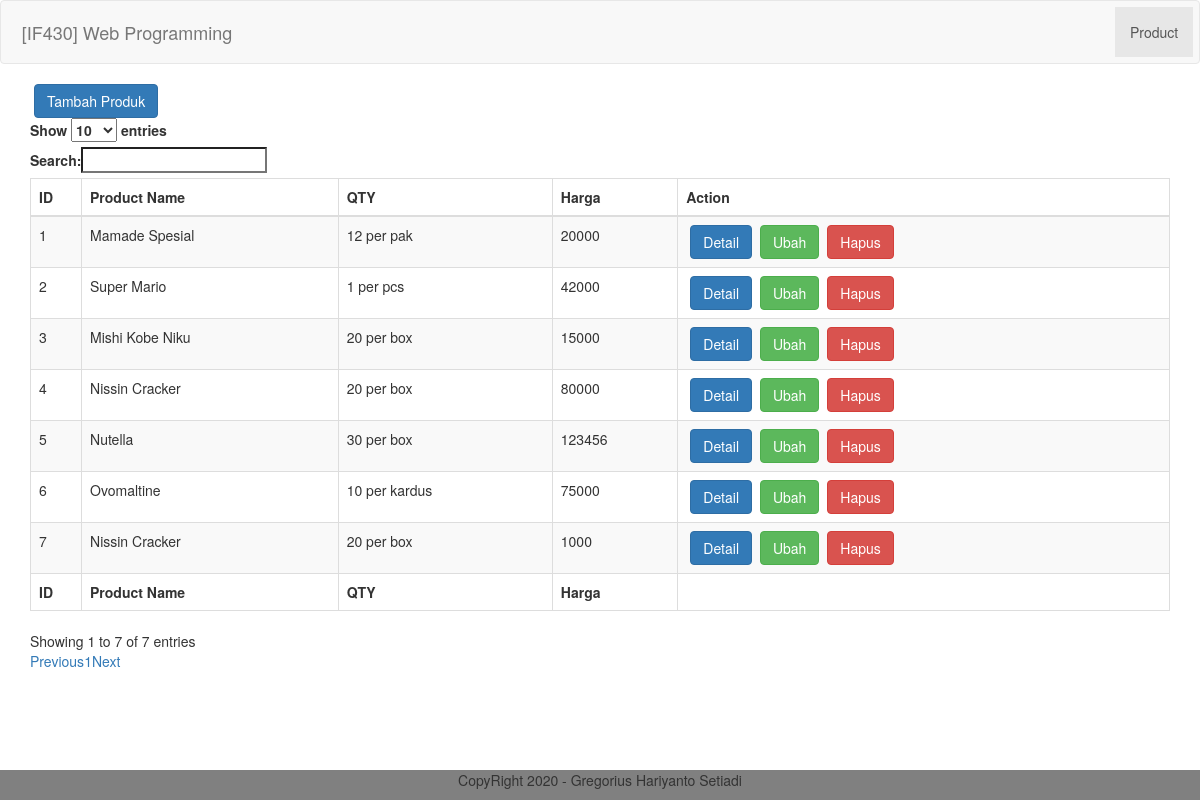
The page / on the database its author committed.
### tables this page shows
CREATE TABLE `product` (
  `id_product` int(11) NOT NULL,
  `product_name` varchar(200) NOT NULL,
  `qty_per_unit` varchar(200) NOT NULL,
  `price` int(11) NOT NULL,
  `stock` int(11) NOT NULL,
  `id_supplier` int(11) NOT NULL,
  `id_category` int(11) NOT NULL
);

### application/controllers/Product.php (called while the page is built, shortened)
<?php
class Product extends CI_Controller{
    public function __construct(){
        $this->load->model('Product_model');
        $this->load->library('form_validation');
    }
    public function index()
    {
        $data['judul']='Daftar Product';
        $data['product']=$this->Product_model->getAllProduct();
        $this->load->view('templates/header', $data);
        $this->load->view('product/index',$data);
        $this->load->view('templates/footer');
    }
}
?>

### index.php (called while the page is built, shortened)
<?php
require_once BASEPATH.'core/CodeIgniter.php';

### application/models/Product_model.php (called while the page is built, shortened)
<?php
class Product_model extends CI_model{
    public function getAllProduct()
    {
        return $this->db->get('product')->result_array();
    }
}
?>

### application/views/product/index.php (the view, shortened to what this page needs)
<div class="container">
<div class="row mt-3">
    <div class="col-md-6">
        <a href="<?= base_url();?>product/tambah" class="btn btn-primary"> Tambah Produk</a>
    </div>
</div>
<table id="example" class="table table-striped table-bordered " style="width:100%">
		<thead>
			<tr>
				<th> ID</th>
				<th> Product Name </th>
				<th> QTY  </th>
                <th> Harga </th>
				<th> Action</th>
			</tr>
		</thead>
		<tbody>
            <?php foreach ($product as $hm):?>
            <?php echo "<tr>";?>
                <td ><?= $hm['id_product']?></td>
                <td ><?= $hm['product_name']?></td>
                <td ><?= $hm['qty_per_unit']?></td>
                <td ><?= $hm['price']?></td>
				<td><a href="<?=base_url();?>product/detail/<?= $hm['id_product'];
				?>" class="btn btn-primary float-right">Detail</a>
				<a href="<?=base_url();?>product/ubah/<?= $hm['id_product'];
				?>" class="btn btn-success float-right">Ubah </a>
				<a href="<?=base_url();?>product/hapus/<?= $hm['id_product'];
				?>" class="btn btn-danger float-right"
				onclick="return confirm('Ingin menghapus data?');">Hapus</a>
				</td>
            <?php echo "</tr>";?>
            <?php endforeach;?>
		</tbody>
		<tfoot>
			<tr>
                <th> ID</th>
				<th> Product Name </th>
				<th> QTY  </th>
                <th> Harga </th>
			</tr>
		</tfoot>
	</table>
</div>

### application/views/templates/header.php (shortened to what this page needs)
<!DOCTYPE html>
<html>
<head>
		<link rel="stylesheet" href="https://cdn.datatables.net/1.10.19/css/dataTables.bootstrap.min.css">
		<link rel="stylesheet" href="https://maxcdn.bootstrapcdn.com/bootstrap/3.3.7/css/bootstrap.min.css">
		<link rel="stylesheet" href="<?=base_url()?>assets/css/style.css">
</head>
<body>
<nav class="navbar navbar-default">
    <div class="container-fluid">
        <div class="navbar-header" style="padding: 0.5%">
            <a href="#" class="navbar-brand">[IF430] Web Programming</a>
        </div>
        <ul class="nav navbar-nav navbar-right" style="padding: 0.5%">
            <li class="active"><a href="#">Product</a></li>
        </ul>
    </div>
</nav>

### application/views/templates/footer.php (shortened to what this page needs)
<div class="text-center footer">
    <p>CopyRight 2020 - Gregorius Hariyanto Setiadi</p>
</div>
</body>
<html>

### assets/css/style.css (style rules this page uses)
.btn { margin-left: 4px; }

### application/views/templates/footer.php (style rules this page uses)
.footer { position: fixed; left: 0; bottom: 0; width: 100%; background-color: grey; color: #EEEEE; text-align: center; }

### rows shown on the page
product: id_product "1", product_name "Mamade Spesial", qty_per_unit "12 per pak", price "20000"
product: id_product "2", product_name "Super Mario", qty_per_unit "1 per pcs", price "42000"
product: id_product "3", product_name "Mishi Kobe Niku", qty_per_unit "20 per box", price "15000"
product: id_product "4", product_name "Nissin Cracker", qty_per_unit "20 per box", price "80000"
product: id_product "5", product_name "Nutella", qty_per_unit "30 per box", price "123456"
product: id_product "6", product_name "Ovomaltine", qty_per_unit "10 per kardus", price "75000"
product: id_product "7", product_name "Nissin Cracker", qty_per_unit "20 per box", price "1000"
